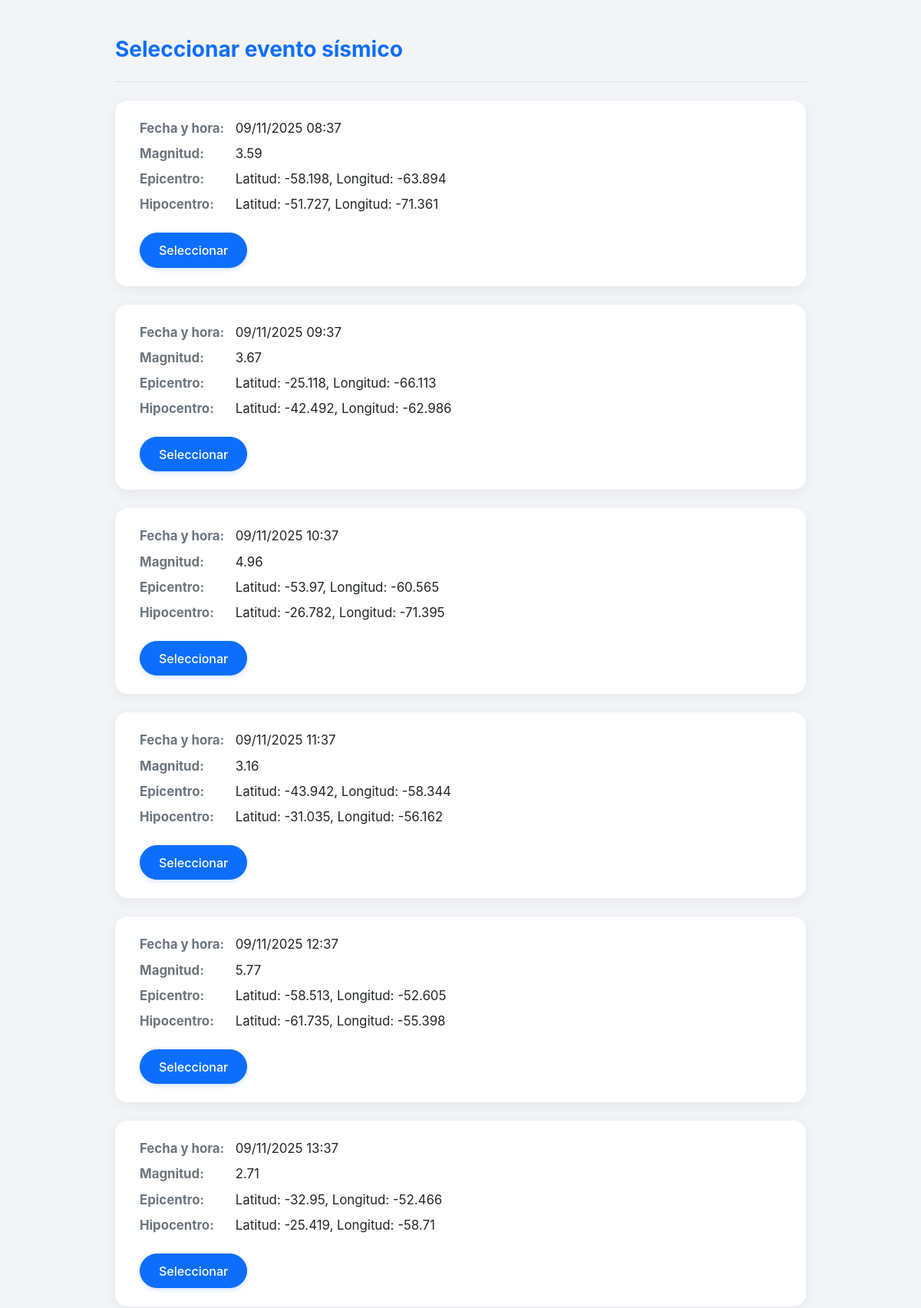
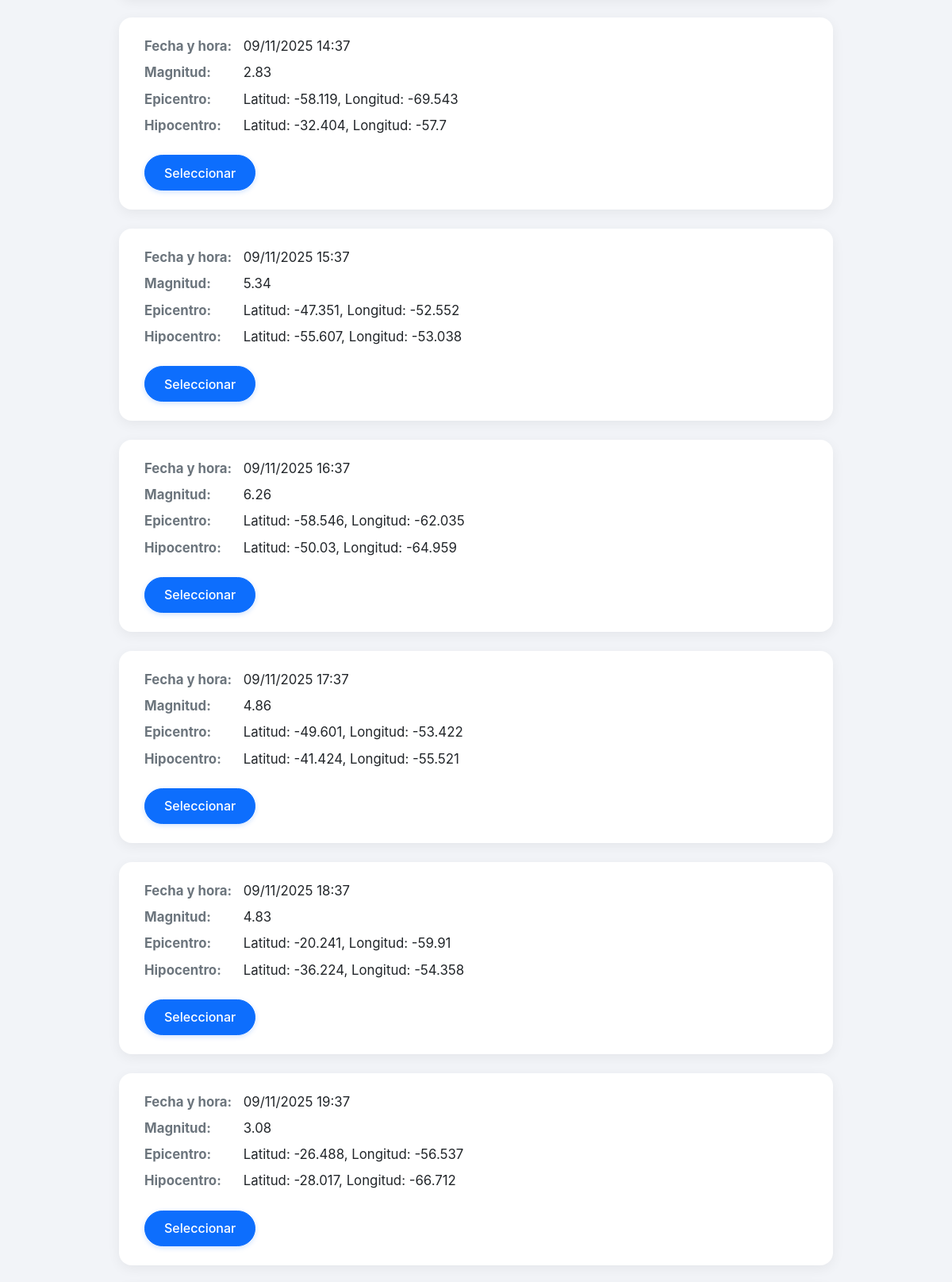
/eventos (upper part), run on the app's committed database (2 pictures, top to bottom).
### database/models.py (models this page shows)
class EventoSismicoModel(Base):
    __tablename__ = "eventos_sismicos"
    id = Column(Integer, primary_key=True, autoincrement=True)
    fecha_hora_ocurrencia = Column(DateTime, nullable=False)
    fecha_hora_fin = Column(DateTime, nullable=True)
    latitud_epicentro = Column(Float, nullable=False)
    longitud_epicentro = Column(Float, nullable=False)
    latitud_hipocentro = Column(Float, nullable=False)
    longitud_hipocentro = Column(Float, nullable=False)
    valor_magnitud = Column(Float, nullable=False)
    estado_actual_id = Column(Integer, ForeignKey("estados.id"), nullable=False)
    estado_actual = relationship("EstadoModel", back_populates="eventos_actuales", foreign_keys=[estado_actual_id])
    clasificacion_id = Column(Integer, ForeignKey("clasificaciones_sismo.id"), nullable=False)
    magnitud_id = Column(Integer, ForeignKey("magnitudes_richter.id"), nullable=True)
    origen_generacion_id = Column(Integer, ForeignKey("origenes_generacion.id"), nullable=False)
    alcance_sismo_id = Column(Integer, ForeignKey("alcances_sismo.id"), nullable=False)
    clasificacion = relationship("ClasificacionSismoModel", back_populates="eventos_sismicos")
    magnitud = relationship("MagnitudRichterModel", back_populates="eventos_sismicos")
    origen_generacion = relationship("OrigenDeGeneracionModel", back_populates="eventos_sismicos")
    alcance_sismo = relationship("AlcanceSismoModel", back_populates="eventos_sismicos")
    cambios_estado = relationship(
        "CambioEstadoModel",
        back_populates="evento_sismico",
        cascade="all, delete-orphan",
        order_by="CambioEstadoModel.fecha_hora_inicio.desc()"
    )
    series_temporales = relationship(
        "SerieTemporalModel",
        back_populates="evento_sismico",
        cascade="all, delete-orphan"
    )

### main.py (the view)
@app.route('/eventos')
def eventos():
    eventos = pantalla.opcRegistrarResultadoRevisionManual()
    print(f"LOG: Mostrando eventos autodetectados y pendientes de revisión: {len(eventos)} eventos")
    return render_template('seleccionar_evento.html', eventos=eventos)

### controllers/GestorRevisionEventoSismico.py (called while the page is built)
    def opcRegistrarResultadoRevisionManual(self):
        self.obtenerUsuarioLogueado()
        return self.buscarEventosAutoDetectados()

    def buscarEventosAutoDetectados(self):
        self.eventosSismicosAutoDetectados = []
        eventos_auto = self.evento_repo.get_by_estado("AutoDetectado")
        self.eventosSismicosAutoDetectados.extend(eventos_auto)
        eventos_pendientes = self.evento_repo.get_by_estado("PendienteDeRevision")
        self.eventosSismicosAutoDetectados.extend(eventos_pendientes)
        print(f"LOG: Eventos encontrados desde BD: {len(self.eventosSismicosAutoDetectados)}")
        self.ordenarPorFechaYHora(self.eventosSismicosAutoDetectados)
        self.pantallaRevision.mostrarYSolicitarSeleccionEvento(self.eventosSismicosAutoDetectados)

    def ordenarPorFechaYHora(self, eventosSismicos: list[EventoSismico]):
        n = len(eventosSismicos)
        for i in range(n - 1):
            for j in range(i + 1, n):
                if (eventosSismicos[i].getFechaHoraOcurrencia()) > (eventosSismicos[j].getFechaHoraOcurrencia()):
                    eventosSismicos[i], eventosSismicos[j] = eventosSismicos[j], eventosSismicos[i]

    def obtenerUsuarioLogueado(self):
        if not self.sesionActiva:
            usuario = self.usuario_repo.get_by_nombre_usuario("juan.gonzález")
            if usuario:
                self.sesionActiva = Sesion(datetime.now(), usuario)
                self.usuarioActivo = usuario.getEmpleado()
                print(f"LOG: Usuario activo: {self.usuarioActivo.getNombre()} {self.usuarioActivo.getApellido()}")
            else:
                print("ERROR: No se encontró usuario de prueba en la BD")
        else:
            self.usuarioActivo = self.sesionActiva.getUsuarioActivo().getEmpleado()

### database/repositories.py (called while the page is built)
def nombre_estado_to_instance(nombre_clase: str):
    estado_class = ESTADO_CLASS_MAP.get(nombre_clase)
    if estado_class is None:
        raise ValueError(f"Estado desconocido: {nombre_clase}")
    return estado_class()

    def get_by_estado(self, nombre_estado: str) -> List[EventoSismico]:
        from database.models import EstadoModel
        eventos_model = self.db.query(EventoSismicoModel).join(
            EstadoModel, EventoSismicoModel.estado_actual_id == EstadoModel.id
        ).filter(EstadoModel.nombre == nombre_estado).all()
        return [self._materialize(em) for em in eventos_model]

### entities/Empleado.py (called while the page is built)
    def getApellido(self):
        return self.__apellido

    def getNombre(self):
        return self.__nombre

### templates/seleccionar_evento.html (shortened to what this page needs)
<!DOCTYPE html>
<html lang="es">
<head>
  <link href="https://cdn.jsdelivr.net/npm/bootstrap@5.3.0/dist/css/bootstrap.min.css" rel="stylesheet" />
</head>
<body class="py-5">
  <div class="form-wrapper">
    <div class="mb-4 border-bottom pb-3">
      <h2 class="page-title"> Seleccionar evento sísmico</h2>
    </div>
    {% for evento in eventos %}
    <div class="card-evento mb-4">
      <form method="POST" action="/eventos/evento">
        <div><strong>Fecha y hora:</strong> {{ evento.getFechaHoraOcurrencia().strftime('%d/%m/%Y %H:%M') }}</div>
        <div><strong>Magnitud:</strong> {{ evento.getValorMagnitud() }}</div>
        <div><strong>Epicentro:</strong> Latitud: {{ evento.getLatitudEpicentro() }}, Longitud: {{ evento.getLongitudEpicentro() }}</div>
        <div><strong>Hipocentro:</strong> Latitud: {{ evento.getLatitudHipocentro() }}, Longitud: {{ evento.getLongitudHipocentro() }}</div>
        <button type="submit" class="btn btn-primary btn-select mt-3">Seleccionar</button>
      </form>
    </div>
    {% endfor %}
  </div>
</body>
</html>

### templates/seleccionar_evento.html (style rules this page uses)
body { background-color: #f2f4f8; font-family: 'Inter', 'Segoe UI', Tahoma, Geneva, Verdana, sans-serif; }
.page-title { font-size: 1.75rem; font-weight: 700; color: #0d6efd; }
.card-evento { background-color: #ffffff; border-radius: 1rem; padding: 1.5rem 2rem; box-shadow: 0 4px 16px rgba(0, 0, 0, 0.06); transition: transform 0.2s ease, box-shadow 0.2s ease; }
.card-evento div { margin-bottom: 0.5rem; font-size: 1.05rem; }
.card-evento strong { color: #6c757d; min-width: 120px; display: inline-block; }
.btn-select { padding: 0.6rem 1.5rem; border-radius: 2rem; font-weight: 500; font-size: 1rem; box-shadow: 0 2px 6px rgba(13, 110, 253, 0.2); }
.form-wrapper { max-width: 900px; margin: 0 auto; }

### data on the page
EventoSismicoModel: getFechaHoraOcurrencia "09/11/2025 08:37", getValorMagnitud "3.59", getLatitudEpicentro "-58.198", getLongitudEpicentro "-63.894", getLatitudHipocentro "-51.727", getLongitudHipocentro "-71.361"
EventoSismicoModel: getFechaHoraOcurrencia "09/11/2025 09:37", getValorMagnitud "3.67", getLatitudEpicentro "-25.118", getLongitudEpicentro "-66.113", getLatitudHipocentro "-42.492", getLongitudHipocentro "-62.986"
EventoSismicoModel: getFechaHoraOcurrencia "09/11/2025 10:37", getValorMagnitud "4.96", getLatitudEpicentro "-53.97", getLongitudEpicentro "-60.565", getLatitudHipocentro "-26.782", getLongitudHipocentro "-71.395"
EventoSismicoModel: getFechaHoraOcurrencia "09/11/2025 11:37", getValorMagnitud "3.16", getLatitudEpicentro "-43.942", getLongitudEpicentro "-58.344", getLatitudHipocentro "-31.035", getLongitudHipocentro "-56.162"
EventoSismicoModel: getFechaHoraOcurrencia "09/11/2025 12:37", getValorMagnitud "5.77", getLatitudEpicentro "-58.513", getLongitudEpicentro "-52.605", getLatitudHipocentro "-61.735", getLongitudHipocentro "-55.398"
EventoSismicoModel: getFechaHoraOcurrencia "09/11/2025 13:37", getValorMagnitud "2.71", getLatitudEpicentro "-32.95", getLongitudEpicentro "-52.466", getLatitudHipocentro "-25.419", getLongitudHipocentro "-58.71"
EventoSismicoModel: getFechaHoraOcurrencia "09/11/2025 14:37", getValorMagnitud "2.83", getLatitudEpicentro "-58.119", getLongitudEpicentro "-69.543", getLatitudHipocentro "-32.404", getLongitudHipocentro "-57.7"
EventoSismicoModel: getFechaHoraOcurrencia "09/11/2025 15:37", getValorMagnitud "5.34", getLatitudEpicentro "-47.351", getLongitudEpicentro "-52.552", getLatitudHipocentro "-55.607", getLongitudHipocentro "-53.038"
EventoSismicoModel: getFechaHoraOcurrencia "09/11/2025 16:37", getValorMagnitud "6.26", getLatitudEpicentro "-58.546", getLongitudEpicentro "-62.035", getLatitudHipocentro "-50.03", getLongitudHipocentro "-64.959"
EventoSismicoModel: getFechaHoraOcurrencia "09/11/2025 17:37", getValorMagnitud "4.86", getLatitudEpicentro "-49.601", getLongitudEpicentro "-53.422", getLatitudHipocentro "-41.424", getLongitudHipocentro "-55.521"
EventoSismicoModel: getFechaHoraOcurrencia "09/11/2025 18:37", getValorMagnitud "4.83", getLatitudEpicentro "-20.241", getLongitudEpicentro "-59.91", getLatitudHipocentro "-36.224", getLongitudHipocentro "-54.358"
EventoSismicoModel: getFechaHoraOcurrencia "09/11/2025 19:37", getValorMagnitud "3.08", getLatitudEpicentro "-26.488", getLongitudEpicentro "-56.537", getLatitudHipocentro "-28.017", getLongitudHipocentro "-66.712"
